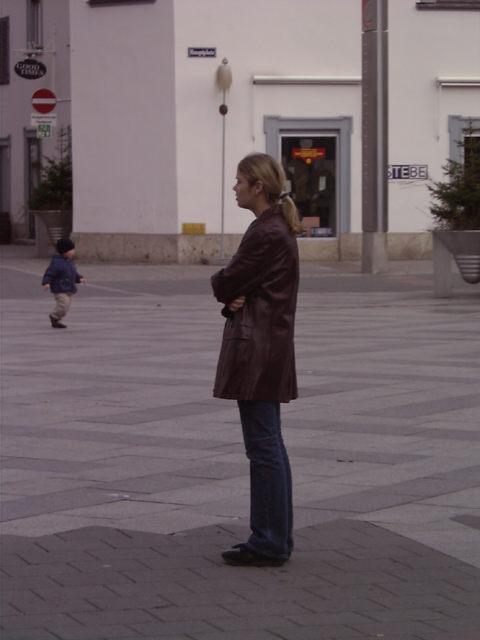
#> input picture pedestrian-detection/images/person_010.bmp, 480 x 640 px
$ jupyter execute --allow-errors 21task.ipynb   (text cells are left out)
#> lines starting #> are read from the running program, lines starting #| are printed output that depends on the picture; pictures that were not available may be replaced by others from this repository, and a replacement may not be noted
#> further down, image is the input picture: shape (640, 480, 3); mean B, G, R 103.7, 99.5, 111.5
#> `(rects, weights) = hog.detectMultiScale(image, winStride=(4, 4), paddi..`: rects = [[18, 168, 66, 133], [138, 149, 162, 323]]; weights = [0.528, 2.72]
#> the loop `for (x, y, w, h) in rects:` made 2 passes
#> after the loop `for (x, y, w, h) in rects:`:
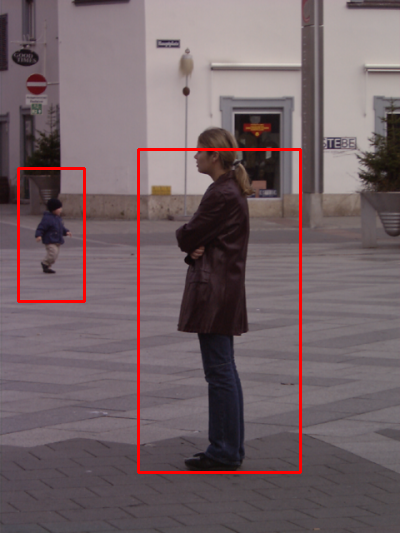
#> orig: shape (533, 400, 3); mean B, G, R 101.8, 97.6, 114.3
#> `rects = np.array([[x, y, x + w, y + h] for (x, y, w, h) in rects])`: rects = [[18, 168, 84, 301], [138, 149, 300, 472]]
#> `pick = non_max_suppression(rects, probs=None, overlapThresh=0.65)`: pick = [[138, 149, 300, 472], [18, 168, 84, 301]]
#> the loop `for (xA, yA, xB, yB) in pick:` made 2 passes
#> after the loop `for (xA, yA, xB, yB) in pick:`:
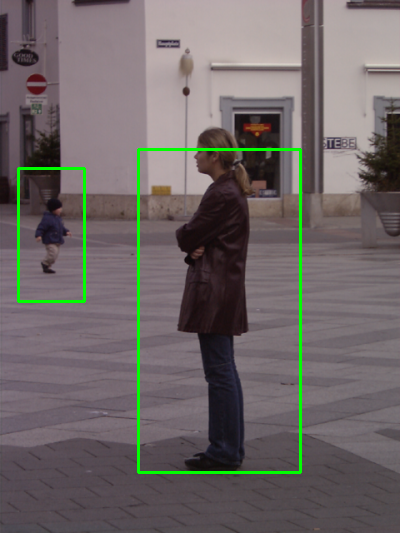
#> image: shape (533, 400, 3); mean B, G, R 101.8, 102.5, 109.4
#| [INFO] person_010.bmp: 2 original boxes, 2 after suppression
#> `img = np.concatenate((orig, image), axis=1)`:
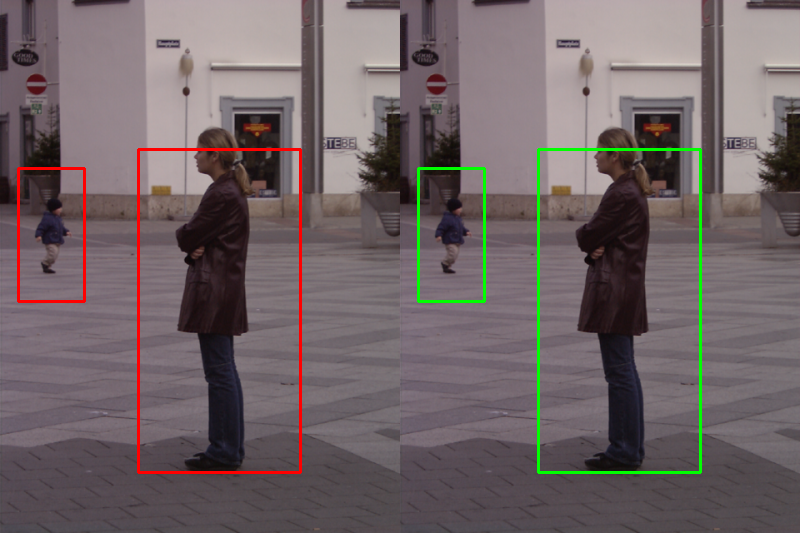
#> img: shape (533, 800, 3); mean B, G, R 101.8, 100.1, 111.9
[cell 1]
from __future__ import print_function
from ipywidgets import interact, interactive, fixed, interact_manual
import ipywidgets as widgets
import numpy as np
import matplotlib.pyplot as plt
import cv2

from IPython import display

from imutils.object_detection import non_max_suppression
from imutils import paths
import argparse
import imutils

[cell 2]
hog = cv2.HOGDescriptor()
hog.setSVMDetector(cv2.HOGDescriptor_getDefaultPeopleDetector())

# loop over the image paths
imagePaths = list(paths.list_images('/Users/kolsha/Documents/Projects/Python/sai_processing/pedestrian-detection/images/'))

#> (a cell that did not finish here is left out)

[cell 4]
cap = cv2.VideoCapture('/Users/kolsha/Documents/Projects/Python/sai_processing/videos/vtest.avi')
while(1):
        ret, frame = cap.read()
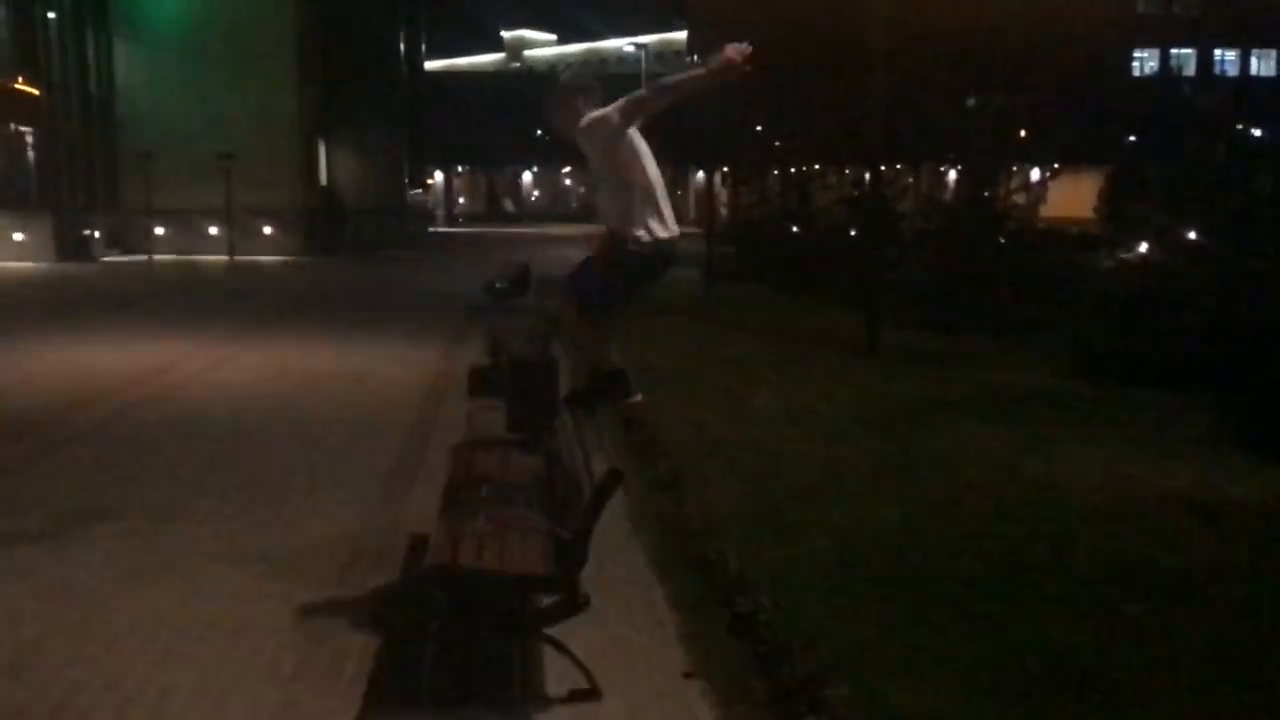
#> input picture frame 28 of videos/IMG_0864.MOV, 1280 x 720 px, given in place of vtest.avi, which was not available
#> frame is the input picture: shape (720, 1280, 3); mean B, G, R 20.1, 28.5, 33
        if frame is None:
            break
        image = imutils.resize(frame, width=min(400, image.shape[1]))
#> image: shape (225, 400, 3)
        orig = image.copy()

        # detect people in the image
        (rects, weights) = hog.detectMultiScale(image, winStride=(4, 4),
            padding=(8, 8), scale=1.05)
#> rects = (); weights = ()

        # draw the original bounding boxes
        for (x, y, w, h) in rects:
            cv2.rectangle(orig, (x, y), (x + w, y + h), (0, 0, 255), 2)
#> this loop made 0 passes

        # apply non-maxima suppression to the bounding boxes using a
        # fairly large overlap threshold to try to maintain overlapping
        # boxes that are still people
        rects = np.array([[x, y, x + w, y + h] for (x, y, w, h) in rects])
#> rects = empty array
        pick = non_max_suppression(rects, probs=None, overlapThresh=0.65)
#> pick = []

        # draw the final bounding boxes
        for (xA, yA, xB, yB) in pick:
            cv2.rectangle(image, (xA, yA), (xB, yB), (0, 255, 0), 2)

        # show some information on the number of bounding boxes
        filename = imagePath[imagePath.rfind("/") + 1:]
        print("[INFO] {}: {} original boxes, {} after suppression".format(
            filename, len(rects), len(pick)))
#| [INFO] person_010.bmp: 0 original boxes, 0 after suppression

        img = np.concatenate((orig, image), axis=1)
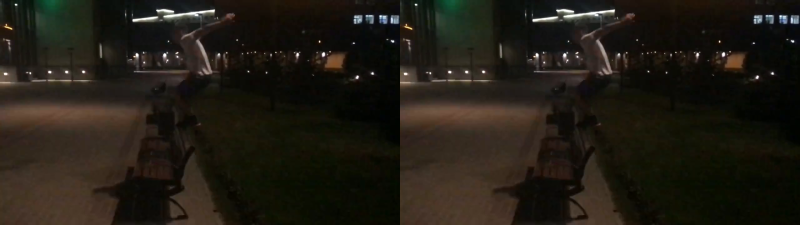
#> img: shape (225, 800, 3); mean B, G, R 20.1, 28.5, 33.1
        img = cv2.cvtColor(img, cv2.COLOR_BGR2RGB)
        cv2.imshow("Ped", img)
